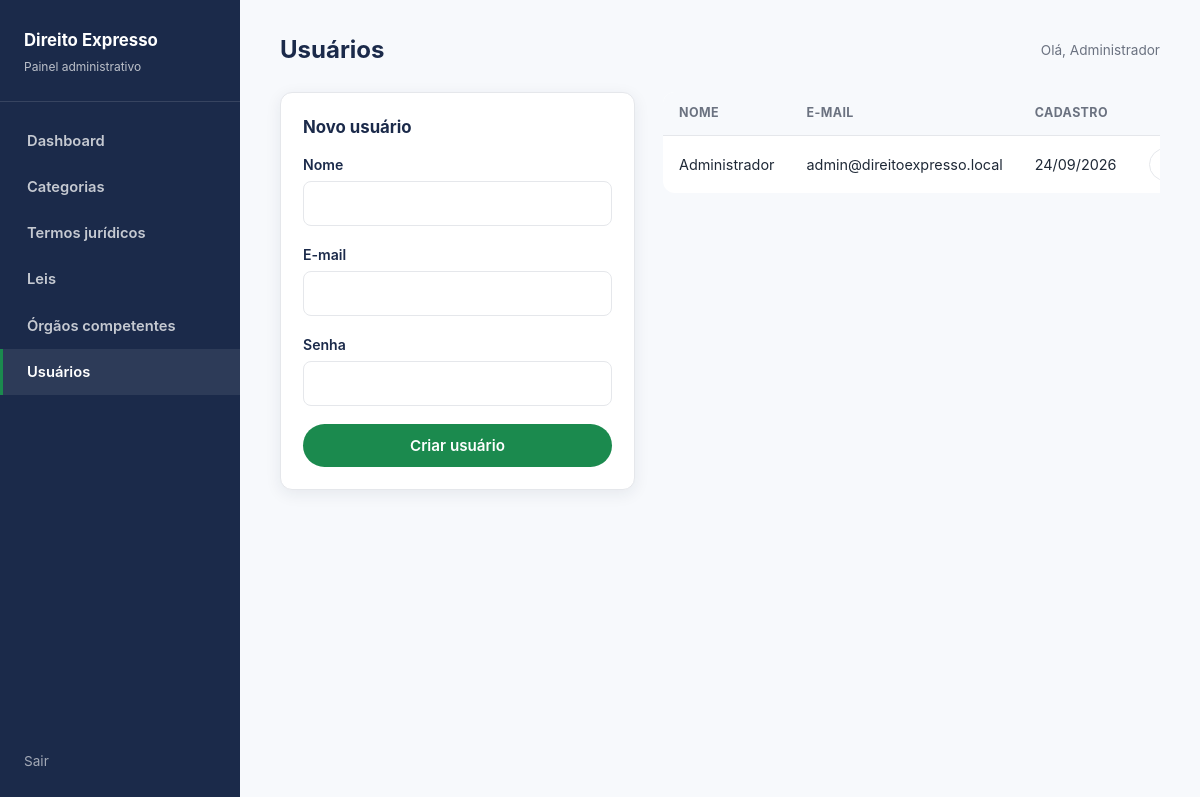
Screenshot of /admin.php?page=usuarios (signed in) with the database file from the repository.
### tables this page shows
CREATE TABLE Usuario (
  idUsuario     INT UNSIGNED AUTO_INCREMENT PRIMARY KEY,
  nome          VARCHAR(150) NOT NULL,
  email         VARCHAR(150) NOT NULL UNIQUE,
  senha         VARCHAR(255) NOT NULL COMMENT 'Hash gerado com password_hash() do PHP, nunca texto puro',
  tipoUsuario   ENUM('admin') NOT NULL DEFAULT 'admin',
  dataCadastro  DATETIME NOT NULL DEFAULT CURRENT_TIMESTAMP
);

### app/Core/helpers.php (called while the page is built, shortened)
<?php
function renderView(string $view, array $dados = []): void
{
    extract($dados);
    $caminho = dirname(__DIR__) . '/Views/' . $view . '.php';
    require $caminho;
}
function e(?string $valor): string
{
    return htmlspecialchars($valor ?? '', ENT_QUOTES, 'UTF-8');
}
function dataBr(?string $dataIso): string
{
    $timestamp = strtotime($dataIso);
    return $timestamp ? date('d/m/Y', $timestamp) : '';
}

### app/Controllers/AdminController.php (called while the page is built, shortened)
<?php
class AdminController
{
    public static function usuarios(): void
    {
        $acao = $_GET['acao'] ?? 'listar';
        renderView('admin/usuarios', [
            'usuarioLogado' => $_SESSION['admin_nome'] ?? '',
            'usuarios' => Usuario::all(),
            'usuarioEmEdicao' => $acao === 'editar' && isset($_GET['id']) ? Usuario::find((int) $_GET['id']) : null,
            'mensagem' => consumirMensagem(),
        ]);
    }
}

### app/Models/Usuario.php (called while the page is built, shortened)
<?php
class Usuario
{
    public static function all(): array
    {
        return Database::getConnection()
            ->query('SELECT idUsuario, nome, email, tipoUsuario, dataCadastro FROM Usuario ORDER BY nome')
            ->fetchAll();
    }
}

### app/Views/admin/usuarios.php (the view, shortened to what this page needs)
<?php
require __DIR__ . '/partials/layout-topo.php';
?>
<div class="admin-grade-form">
  <div class="card">
    <h2><?= $usuarioEmEdicao ? 'Editar usuário' : 'Novo usuário' ?></h2>
    <form action="admin.php?page=usuarios&amp;acao=<?= $usuarioEmEdicao ? 'editar' : 'criar' ?>" method="post">
      <div class="campo">
        <label for="nome">Nome</label>
        <input type="text" id="nome" name="nome" value="<?= e($usuarioEmEdicao['nome'] ?? '') ?>" required>
      </div>
      <div class="campo">
        <label for="email">E-mail</label>
        <input type="email" id="email" name="email" value="<?= e($usuarioEmEdicao['email'] ?? '') ?>" required>
      </div>
      <div class="campo">
        <label for="senha">Senha <?= $usuarioEmEdicao ? '(deixe em branco para manter a atual)' : '' ?></label>
        <input type="password" id="senha" name="senha" <?= $usuarioEmEdicao ? '' : 'required' ?>>
      </div>
      <button type="submit" class="btn btn-primario btn-bloco"><?= $usuarioEmEdicao ? 'Salvar alterações' : 'Criar usuário' ?></button>
    </form>
  </div>
  <div class="tabela-wrapper">
    <table class="admin-tabela">
      <thead>
        <tr><th>Nome</th><th>E-mail</th><th>Cadastro</th><th></th></tr>
      </thead>
      <tbody>
        <?php foreach ($usuarios as $usuario): ?>
          <tr>
            <td><?= e($usuario['nome']) ?></td>
            <td><?= e($usuario['email']) ?></td>
            <td><?= dataBr($usuario['dataCadastro']) ?></td>
            <td class="tabela-acoes">
              <a class="btn btn-secundario" href="admin.php?page=usuarios&amp;acao=editar&amp;id=<?= (int) $usuario['idUsuario'] ?>">Editar</a>
            </td>
          </tr>
        <?php endforeach; ?>
      </tbody>
    </table>
  </div>
</div>
<?php require __DIR__ . '/partials/layout-rodape.php'; ?>

### public/assets/css/base.css (style rules this page uses)
:root { --cor-primaria: #1b8a4e; --cor-primaria-escura: #146b3c; --cor-primaria-clara: #e6f6ec; --cor-secundaria: #1b2a4a; --cor-secundaria-escura: #12203a; --cor-texto: #1f2937; --cor-texto-suave: #6b7280; --cor-fundo: #f7f9fc; --cor-borda: #e5e7eb; --cor-branco: #ffffff; --cor-azul: #2f6fed; --cor-azul-clara: #e8f0fe; --cor-laranja: #f5a524; --cor-laranja-clara: #fdf1dd; --cor-roxo: #7c4dff; --cor-roxo-claro: #efe9ff; --cor-vermelho: #dc2626; --cor-vermelho-clara: #fde8e8; --raio: 12px; --raio-pequeno: 8px; --sombra: 0 4px 16px rgba(20, 32, 58, 0.08); --fonte: -apple-system, "Segoe UI", Roboto, Arial, sans-serif; }
* { box-sizing: border-box; }
html, body { margin: 0; padding: 0; }
body { font-family: var(--fonte); color: var(--cor-texto); background: var(--cor-fundo); line-height: 1.5; }
a { color: inherit; text-decoration: none; }
button { font-family: inherit; cursor: pointer; }
.btn { display: inline-flex; align-items: center; justify-content: center; gap: 8px; padding: 12px 24px; border-radius: 999px; border: none; font-weight: 600; font-size: 0.95rem; transition: transform 0.1s ease, box-shadow 0.1s ease, background 0.15s ease; }
.btn-primario { background: var(--cor-primaria); color: var(--cor-branco); }
.btn-secundario { background: var(--cor-branco); color: var(--cor-secundaria); border: 1px solid var(--cor-borda); }
.btn-bloco { width: 100%; }
.card { background: var(--cor-branco); border: 1px solid var(--cor-borda); border-radius: var(--raio); box-shadow: var(--sombra); }
label { display: block; font-weight: 600; font-size: 0.88rem; margin-bottom: 6px; color: var(--cor-secundaria); }
.campo { margin-bottom: 18px; }
input[type="text"], input[type="email"], input[type="password"], input[type="tel"], input[type="date"], input[type="search"], select, textarea { width: 100%; padding: 12px 14px; border-radius: var(--raio-pequeno); border: 1px solid var(--cor-borda); font-size: 0.95rem; font-family: inherit; background: var(--cor-branco); color: var(--cor-texto); }

### public/assets/css/admin.css (style rules this page uses)
.tabela-wrapper { overflow-x: auto; }
table.admin-tabela { width: 100%; border-collapse: collapse; background: var(--cor-branco); border-radius: var(--raio); overflow: hidden; }
table.admin-tabela th, table.admin-tabela td { padding: 12px 16px; text-align: left; border-bottom: 1px solid var(--cor-borda); font-size: 0.9rem; }
table.admin-tabela th { background: var(--cor-fundo); color: var(--cor-texto-suave); font-size: 0.78rem; text-transform: uppercase; letter-spacing: 0.4px; }
table.admin-tabela tr:last-child td { border-bottom: none; }
.tabela-acoes { display: flex; gap: 8px; }
.tabela-acoes .btn { padding: 6px 14px; font-size: 0.8rem; }
.admin-grade-form { display: grid; grid-template-columns: 1fr 1.4fr; gap: 28px; align-items: start; }
.admin-grade-form .card { padding: 22px; }
.admin-grade-form h2 { margin-top: 0; font-size: 1.05rem; color: var(--cor-secundaria); }

### rows the page displays
usuario: nome "Administrador", email "admin@direitoexpresso.local", dataCadastro "24/09/2026"

### other values shown
$rotulo "Dashboard"
$rotulo "Categorias"
$rotulo "Termos jurídicos"
$rotulo "Leis"
$rotulo "Órgãos competentes"
$rotulo "Usuários"
$tituloPagina "Usuários"
$usuarioLogado "Administrador"
